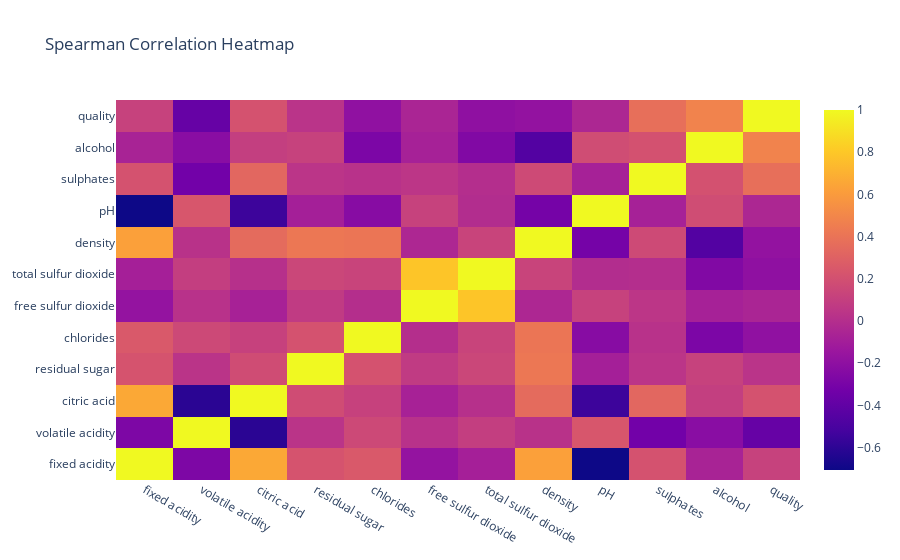

Source (notebook cell):
### Code cell
fig_spearman = go.Figure(data=go.Heatmap(
                    z = spearman_corr.values,
                    x = spearman_corr.columns,
                    y = spearman_corr.columns,
))

fig_spearman.update_layout(title = "Spearman Correlation Heatmap")
fig_spearman.show()
plt.savefig("./plots/Spearman Correlation Heatmap")

### Figure 1 — Plotly figure (JSON) as saved in the notebook; plotly's stock layout.template omitted (floating-point values rounded to 4 significant figures; data arrays with more than 128 entries replaced by an {"elided": "..."} marker saying what was removed)
{"data": [{"type": "heatmap", "x": ["fixed acidity", "volatile acidity", "citric acid", "residual sugar", "chlorides", "free sulfur dioxide", "total sulfur dioxide", "density", "pH", "sulphates", "alcohol", "quality"], "y": ["fixed acidity", "volatile acidity", "citric acid", "residual sugar", "chlorides", "free sulfur dioxide", "total sulfur dioxide", "density", "pH", "sulphates", "alcohol", "quality"], "z": {"elided": "12x12 float values"}}], "layout": {"title": {"text": "Spearman Correlation Heatmap"}}}
